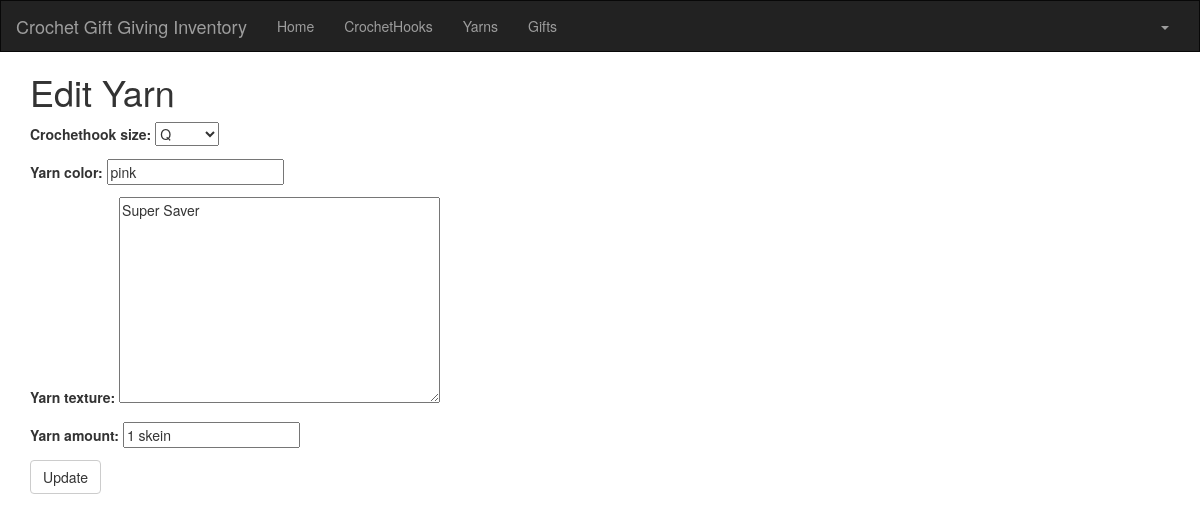
/yarn/3/edit/ (signed in), run on the app's committed database.
### crm/models.py (models this page shows, shortened)
class Yarn(models.Model):
    crochethook_size = models.ForeignKey(CrochetHook, on_delete=models.CASCADE, related_name='yarns')
    yarn_color = models.CharField(max_length=100)
    yarn_texture = models.TextField()
    yarn_amount = models.CharField(max_length=200)
    created_date = models.DateTimeField(
        default=timezone.now)
    updated_date = models.DateTimeField(auto_now_add=True)

### crm/views.py (the view)
# urls.py: path('yarn/<int:pk>/edit/', views.yarn_edit, name='yarn_edit'),
@login_required
def yarn_edit(request, pk):
    yarn = get_object_or_404(Yarn, pk=pk)
    if request.method == "POST":
        form = YarnForm(request.POST, instance=yarn)
        if form.is_valid():
            yarn = form.save()
            yarn.updated_date = timezone.now()
            yarn.save()
            yarns = Yarn.objects.filter(created_date__lte=timezone.now())
            return render(request, 'crm/yarn_list.html', {'yarns': yarns})
    else:
        form = YarnForm(instance=yarn)
        return render(request, 'crm/yarn_edit.html', {'form': form})

### crm/forms.py
class YarnForm(forms.ModelForm):
    class Meta:
        model = Yarn
        fields = ('crochethook_size', 'yarn_color', 'yarn_texture', 'yarn_amount')

### crm/models.py (called while the page is built)
    def __str__(self):
        return str(self.crochethook_size)

### crm/templates/crm/yarn_edit.html (shortened to what this page needs)
<!DOCTYPE html>
<html lang="en">
{% extends 'crm/base.html' %}
{% block content %}
    <h1>Edit Yarn</h1>
    <form method="POST" class="yarn-form">{% csrf_token %}
        {{ form.as_p }}
        <button type="submit" class="save btn btn-default">Update</button>
    </form> {% endblock %}

### data on the page
Yarn: yarn_color "pink", yarn_texture "Super Saver", yarn_amount "1 skein"
